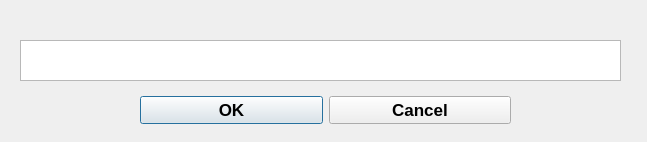
<?xml version="1.0" encoding="UTF-8"?>
<ui version="4.0">
 <class>addvalue</class>
 <widget class="QDialog" name="addvalue">
  <property name="geometry">
   <rect>
    <x>0</x>
    <y>0</y>
    <width>647</width>
    <height>142</height>
   </rect>
  </property>
  <property name="minimumSize">
   <size>
    <width>647</width>
    <height>142</height>
   </size>
  </property>
  <property name="maximumSize">
   <size>
    <width>647</width>
    <height>142</height>
   </size>
  </property>
  <property name="windowTitle">
   <string>Dialog</string>
  </property>
  <widget class="QTextEdit" name="user_input">
   <property name="geometry">
    <rect>
     <x>20</x>
     <y>40</y>
     <width>601</width>
     <height>41</height>
    </rect>
   </property>
   <property name="html">
    <string>&lt;!DOCTYPE HTML PUBLIC &quot;-//W3C//DTD HTML 4.0//EN&quot; &quot;http://www.w3.org/TR/REC-html40/strict.dtd&quot;&gt;
&lt;html&gt;&lt;head&gt;&lt;meta name=&quot;qrichtext&quot; content=&quot;1&quot; /&gt;&lt;style type=&quot;text/css&quot;&gt;
p, li { white-space: pre-wrap; }
&lt;/style&gt;&lt;/head&gt;&lt;body style=&quot; font-family:'MS Shell Dlg 2'; font-size:8.25pt; font-weight:400; font-style:normal;&quot;&gt;
&lt;p style=&quot;-qt-paragraph-type:empty; margin-top:0px; margin-bottom:0px; margin-left:0px; margin-right:0px; -qt-block-indent:0; text-indent:0px; font-family:'MS Shell Dlg 2';&quot;&gt;&lt;br /&gt;&lt;/p&gt;&lt;/body&gt;&lt;/html&gt;</string>
   </property>
  </widget>
  <widget class="QWidget" name="horizontalLayoutWidget">
   <property name="geometry">
    <rect>
     <x>140</x>
     <y>90</y>
     <width>371</width>
     <height>41</height>
    </rect>
   </property>
   <layout class="QHBoxLayout" name="horizontalLayout">
    <item>
     <widget class="QPushButton" name="ok">
      <property name="font">
       <font>
        <pointsize>13</pointsize>
        <weight>75</weight>
        <bold>true</bold>
       </font>
      </property>
      <property name="text">
       <string>OK</string>
      </property>
     </widget>
    </item>
    <item>
     <widget class="QPushButton" name="cancel">
      <property name="font">
       <font>
        <pointsize>13</pointsize>
        <weight>75</weight>
        <bold>true</bold>
       </font>
      </property>
      <property name="text">
       <string>Cancel</string>
      </property>
     </widget>
    </item>
   </layout>
  </widget>
 </widget>
 <resources/>
 <connections/>
</ui>
